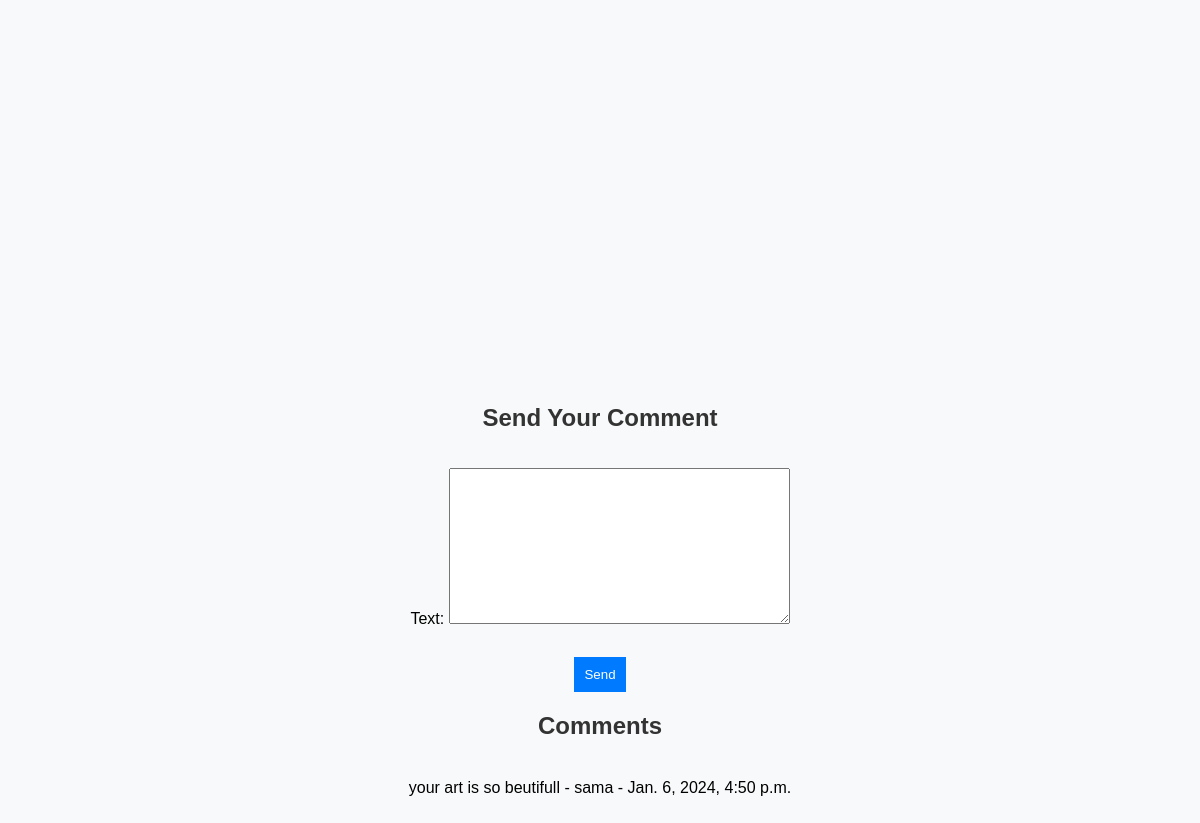
Page /add_comment/17/ (signed in) on the committed database.
### accounts/models.py (models this page shows)
class Comment(models.Model):
    user = models.ForeignKey(User, on_delete=models.CASCADE)
    text = models.TextField()
    created_at = models.DateTimeField(auto_now_add=True)

### accounts/views.py (the view)
# urls.py: path('add_comment/<int:artwork_id>/', add_comment, name='add_comment'),
@login_required
def add_comment(request, artwork_id):
    artwork = get_object_or_404(Artwork, id=artwork_id)
    if request.method == 'POST':
        form = CommentForm(request.POST)
        if form.is_valid():
            comment_user = request.user
            comment = form.save(commit=False)
            comment.user = request.user
            comment.artwork = artwork
            comment.save()
            artwork.comments.add(comment)
            message_content = f'A new comment has been posted for the artwork "{artwork.title}" by {comment_user.username}.'
            InboxMessage.objects.create(sender=comment_user, receiver=artwork.uploaded_by, content=message_content)
            return redirect('add_comment', artwork_id=artwork.id)
    else:
        form = CommentForm()
    return render(request, 'add_comment.html', {'form': form, 'artwork': artwork})

### accounts/forms.py
class CommentForm(forms.ModelForm):
    class Meta:
        model = Comment
        fields = ['text']

### accounts/templates/add_comment.html (shortened to what this page needs)
<!DOCTYPE html>
<html lang="fa">
<head>
</head>
<body>
    <h2>Send Your Comment</h2>
    <form method="post" enctype="multipart/form-data">
        {{ form.as_p }}
        <button type="submit">Send</button>
    </form>
    <h2>Comments</h2>
    {% if artwork.comments.all %}
        {% for comment in artwork.comments.all %}
            <p>{{ comment.text }} - {{ comment.user.username }} - {{ comment.created_at }}</p>
        {% endfor %}
    {% else %}
        <p class="no-comments">No comments</p>
    {% endif %}
</body>
</html>

### accounts/templates/add_comment.html (style rules this page uses)
body { font-family: 'Tahoma', sans-serif; margin-top:200px; padding: 0; display: flex; flex-direction: column; align-items: center; justify-content: center; height: 100vh; background-color: #f8f9fa; }
h2 { color: #333; font-size: 24px; margin-bottom: 20px; }
form { text-align: center; }
form button { padding: 10px; background-color: #007BFF; color: #fff; border: none; cursor: pointer; margin-top: 10px; }
p { font-size: 16px; line-height: 1.5; text-align: center; }

### rows in the picture
Comment: text "your art is so beutifull", user.username "sama", created_at "Jan. 6, 2024, 4:50 p.m."
